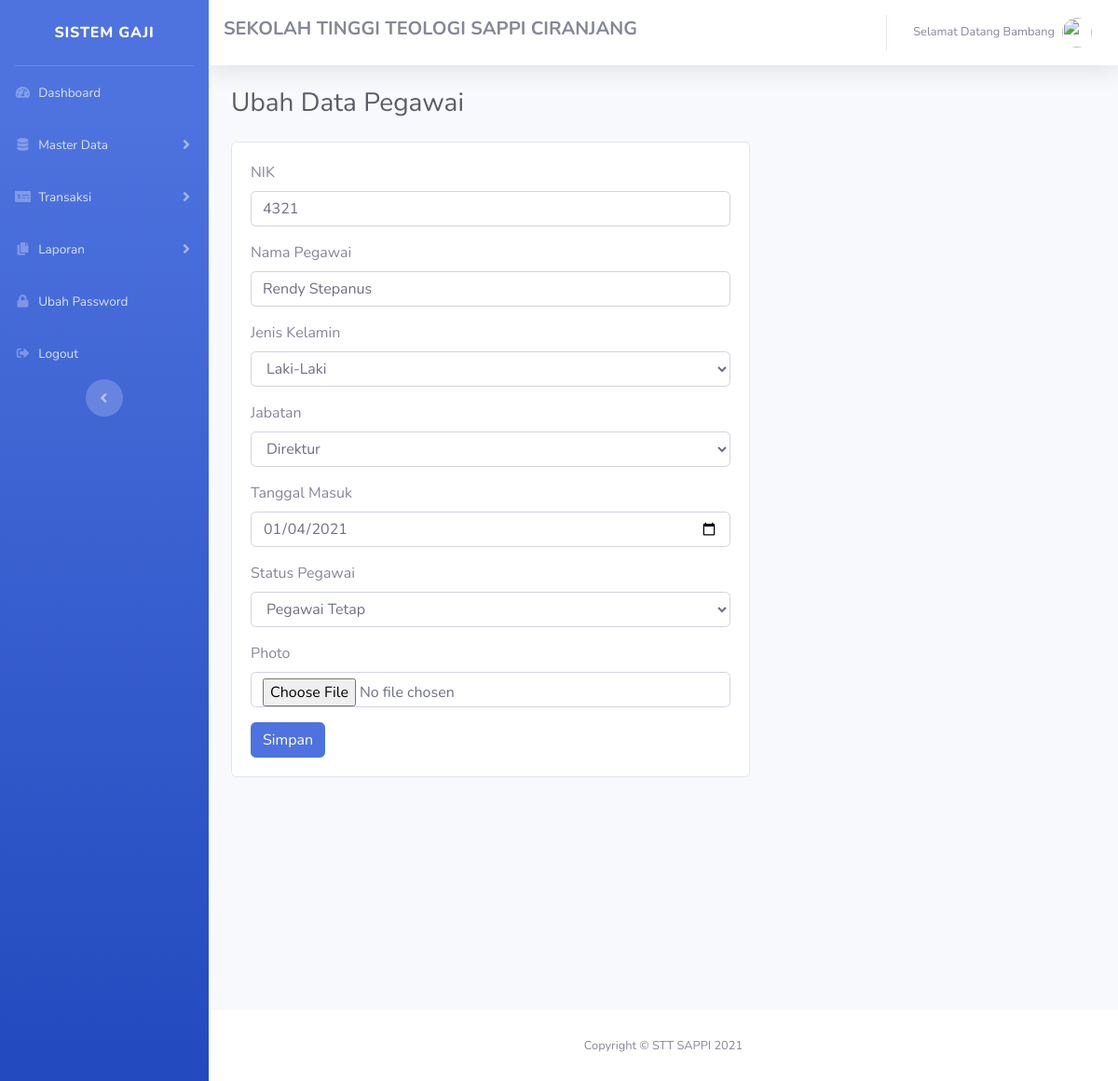
The page /admin/dataPegawai/updateData/3 on the database its author committed.
### tables this page shows
CREATE TABLE `data_pegawai` (
  `id_pegawai` int(11) NOT NULL,
  `nik` varchar(50) NOT NULL,
  `nama_pegawai` varchar(225) NOT NULL,
  `jenis_kelamin` varchar(20) NOT NULL,
  `jabatan` varchar(50) NOT NULL,
  `tanggal_masuk` date NOT NULL,
  `status` varchar(50) NOT NULL,
  `photo` varchar(225) NOT NULL
);

### application/controllers/admin/DataPegawai.php (called while the page is built, shortened)
<?php
class DataPegawai extends CI_Controller
{
  public function updateData($id)
  {
    $data['judul'] = 'Ubah Data Pegawai';
    $data['jabatan'] = $this->penggajianModel->getData('data_jabatan')->result();
    $data['pegawai'] = $this->db->query("SELECT * FROM data_pegawai WHERE id_pegawai = '$id'")->result();
    $this->load->view('templates_admin/header', $data);
    $this->load->view('templates_admin/sidebar');
    $this->load->view('admin/formUpdatePegawai', $data);
    $this->load->view('templates_admin/footer');
  }
}

### index.php (called while the page is built, shortened)
<?php
require_once BASEPATH.'core/CodeIgniter.php';

### application/views/admin/formUpdatePegawai.php (the view, shortened to what this page needs)
<div class="container-fluid">
  <div class="d-sm-flex align-items-center justify-content-between mb-4">
    <h1 class="h3 mb-0 text-gray-800"><?= $judul; ?></h1>
  </div>
  <div class="card" style="width: 60%;">
    <div class="card-body">
      <?php foreach ($pegawai as $p) : ?>
        <form method="POST" action="<?= base_url('admin/dataPegawai/updateDataAksi') ?>" enctype="multipart/form-data">
          <div class="form-group">
            <label>NIK</label>
            <input type="number" name="nik" class="form-control" value="<?= $p->nik ?>">
          </div>
          <div class="form-group">
            <label>Nama Pegawai</label>
            <input type="text" name="nama_pegawai" class="form-control" value="<?= $p->nama_pegawai ?>">
          </div>
          <div class="form-group">
            <label>Jenis Kelamin</label>
            <select name="jenis_kelamin" class="form-control">
              <option value="<?= $p->jenis_kelamin ?>"><?= $p->jenis_kelamin ?></option>
            </select>
          </div>
          <div class="form-group">
            <label>Jabatan</label>
            <select name="jabatan" class="form-control">
              <option value="<?= $p->jabatan ?>"><?= $p->jabatan ?></option>
            </select>
          </div>
          <div class="form-group">
            <label>Tanggal Masuk</label>
            <input type="date" name="tanggal_masuk" class="form-control" value="<?= $p->tanggal_masuk ?>">
          </div>
          <div class="form-group">
            <label>Status Pegawai</label>
            <select name="status" class="form-control">
              <option value="<?= $p->status ?>"><?= $p->status ?></option>
            </select>
          </div>
          <div class="form-group">
            <label>Photo</label>
            <input type="file" name="photo" class="form-control">
          </div>
          <button type="submit" class="btn btn-primary">Simpan</button>
        </form>
      <?php endforeach; ?>
    </div>
  </div>
</div>

### rows shown on the page
data_pegawai: nik "4321", nama_pegawai "Rendy Stepanus", jenis_kelamin "Laki-Laki", jabatan "Direktur", tanggal_masuk "01/04/2021", status "Pegawai Tetap"

### other values the page prints
$judul "Ubah Data Pegawai"
